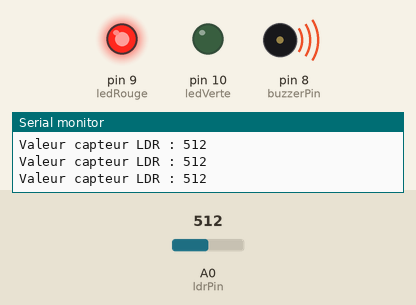
Recording of a sketch running on a simulated Arduino Uno, built with avr-gcc and run on an emulated ATmega328P. Parts: output pins drawn as LEDs (lit = HIGH), buzzer (waves = sounding, pin HIGH), the last lines printed to the serial monitor. The inputs (shaded band) are chosen by the test bench; at power-on: A0 (ldrPin) = 512.

Above: at 1.2 s.
1.3 s: A0 (ldrPin) set to 208
2.8 s: A0 (ldrPin) set to 187
At 4.0 s:
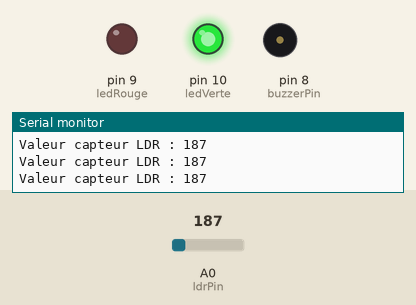
4.3 s: A0 (ldrPin) set to 210
At 5.5 s:
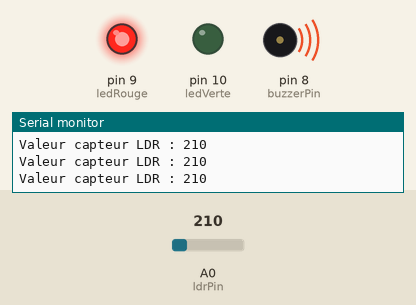
5.8 s: A0 (ldrPin) set to 190
At 7.0 s:
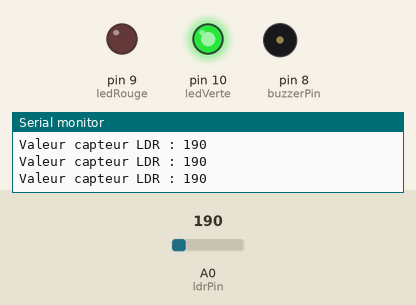
Timing chart, 0 to 8.3 s (numbered marks = the images above; inputs shaded):
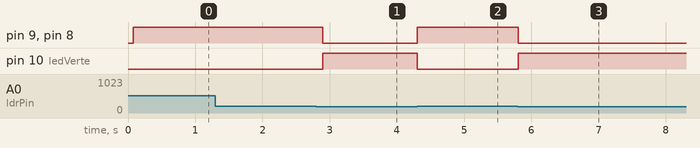

The sketch:

Securite.ino
```cpp
/*
/////////////////////////////////////////////////////////////
//                   DATA To Motion
//                   Laser Security System
//
// Matériel utilisé :
// - Arduino UNO
// - Module KY-018 (photorésistance) -> A0
// - Buzzer -> D8
// - LED rouge -> D9
// - LED verte -> D10
// - Laser diode pointant sur la LDR
//
// Fonctionnement :
// - Si le faisceau laser est coupé → LED rouge ON + buzzer ON
// - Sinon → LED verte ON
//
/////////////////////////////////////////////////////////////
*/

// Déclaration des broches utilisées
const int buzzerPin = 8;     // Buzzer branché sur D8
const int ldrPin    = A0;    // Capteur KY-018 branché sur A0 (entrée analogique)
const int ledRouge  = 9;     // LED rouge branchée sur D9
const int ledVerte  = 10;    // LED verte branchée sur D10

// Valeur seuil pour détecter si le faisceau est coupé ou non
// À ajuster selon la lumière ambiante
const int threshold = 200;

void setup() {
  // Démarrage de la communication série (permet d'afficher des valeurs sur PC)
  Serial.begin(9600);

  // Affiche un message de bienvenue au lancement
  Serial.println("==================================");
  Serial.println("   DATA To MOTION");
  Serial.println("   Laser Security System");
  Serial.println("==================================");

  // Définition des broches en sortie
  pinMode(buzzerPin, OUTPUT);  // Buzzer en sortie
  pinMode(ledRouge, OUTPUT);   // LED rouge en sortie
  pinMode(ledVerte, OUTPUT);   // LED verte en sortie
}

void loop() {
  // Lecture de la valeur envoyée par le capteur KY-018 (entre 0 et 1023)
  int valeurLDR = analogRead(ldrPin);

  // Affiche la valeur mesurée dans le moniteur série
  Serial.print("Valeur capteur LDR : ");
  Serial.println(valeurLDR);

  // Test de la condition : si la valeur dépasse le seuil → laser coupé
  if (valeurLDR > threshold) {
    // Laser bloqué : alarme ON
    digitalWrite(buzzerPin, HIGH);   // Active le buzzer
    digitalWrite(ledRouge, HIGH);    // Allume LED rouge
    digitalWrite(ledVerte, LOW);     // Éteint LED verte
  } else {
    // Laser détecté : sécurité OK
    digitalWrite(buzzerPin, LOW);    // Coupe le buzzer
    digitalWrite(ledRouge, LOW);     // Éteint LED rouge
    digitalWrite(ledVerte, HIGH);    // Allume LED verte
  }

  // Pause de 100 ms pour éviter trop de lecture rapide
  delay(100);
}
```

Measured:
- the behaviour switches between 201 and 200 on A0 (ldrPin) (found by bisection; images 0 and 1)
- after the input at 2.8 s, pin 9 (ledRouge), pin 8 (buzzerPin): HIGH → LOW after 0.09 s; pin 10 (ledVerte): LOW → HIGH after 0.09 s
- after the input at 4.3 s, pin 9 (ledRouge), pin 8 (buzzerPin): LOW → HIGH at once; pin 10 (ledVerte): HIGH → LOW at once
- after the input at 5.8 s, pin 9 (ledRouge), pin 8 (buzzerPin): HIGH → LOW at once; pin 10 (ledVerte): LOW → HIGH at once
